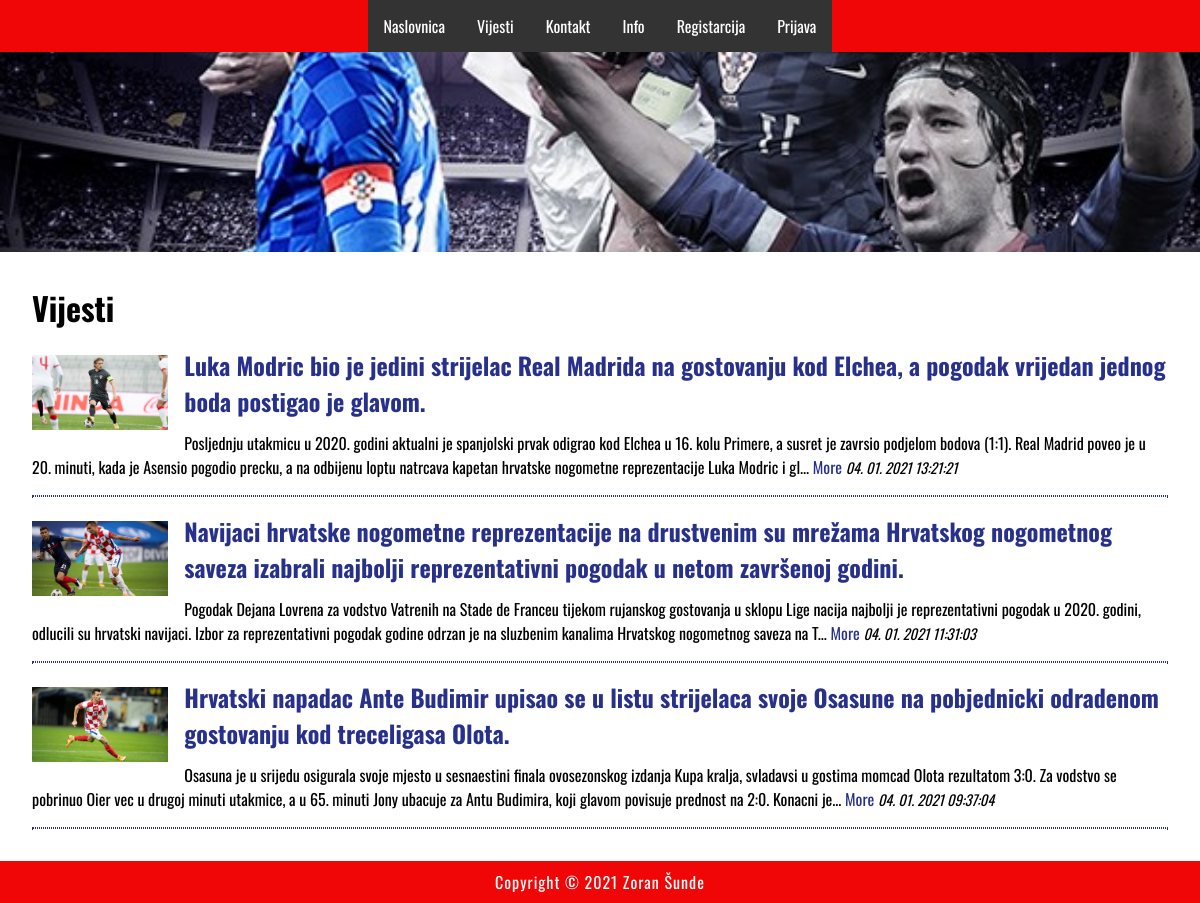
/index.php?menu=2, run on the app's committed database.
### tables this page shows
CREATE TABLE `news` (
  `id` int(11) NOT NULL,
  `date` timestamp NOT NULL DEFAULT CURRENT_TIMESTAMP ON UPDATE CURRENT_TIMESTAMP,
  `title` varchar(255) NOT NULL,
  `description` TEXT NOT NULL,
  `picture`  varchar(255) NOT NULL,
`archive` enum('Y','N') NOT NULL DEFAULT 'Y'
);

### functions.php (called while the page is built)
<?php
	function pickerDateToMysql($pickerDate){
		$date = DateTime::createFromFormat('Y-m-d H:i:s', $pickerDate);
		return $date->format('d. m. Y H:i:s');
	}
?>

### news.php (the view)
<?php
	if (isset($action) && $action != '') {
		$query  = "SELECT * FROM news";
		$query .= " WHERE id=" . $_GET['action'];
		$result = @mysqli_query($MySQL, $query);
		$row = @mysqli_fetch_array($result);
			print '
			<div class="news">
				<img src="news/' . $row['picture'] . '" alt="' . $row['title'] . '" title="' . $row['title'] . '">
				<h2>' . $row['title'] . '</h2>
				<p>'  . $row['description'] . '</p>
				<time datetime="' . $row['date'] . '">' . pickerDateToMysql($row['date']) . '</time>
				<hr>
			</div>';
	}
	else {
		print '<h1>Vijesti</h1>';
		$query  = "SELECT * FROM news";
		$query .= " WHERE archive='Y'";
		$query .= " ORDER BY date DESC";
		$result = @mysqli_query($MySQL, $query);
		while($row = @mysqli_fetch_array($result)) {
			print '
			<div class="news">
				<img src="news/' . $row['picture'] . '" alt="' . $row['title'] . '" title="' . $row['title'] . '">
				<h2>' . $row['title'] . '</h2>';
				if(strlen($row['description']) > 300) {
					echo substr(strip_tags($row['description']), 0, 300).'... <a href="index.php?menu=' . $menu . '&amp;action=' . $row['id'] . '">More</a>';
				} else {
					echo strip_tags($row['description']);
				}
				print '
				<time datetime="' . $row['date'] . '">' . pickerDateToMysql($row['date']) . '</time>
				<hr>
			</div>';
		}
	}
?>

### index.php (shortened to what this page needs)
<?php
	include ("dbconn.php");
    if(isset($_GET['menu'])) { $menu   = (int)$_GET['menu']; }
    include_once("functions.php");
print '
<!DOCTYPE html>
<html>
	<head>
		<link rel="stylesheet" href="style.css">
		<meta name="viewport" content="width=device-width; initial-scale=1.0; maximum-scale=1.0; user-scalable=0;">
        <meta http-equiv="content-type" content="text/html; charset=utf-8">
        <meta name="description" content="some description">
        <meta name="keywords" content="keyword 1, keyword 2, keyword 3, keyword 4, ...">
		<meta itemprop="name" content="Hello Example">
		<meta itemprop="description" content="Some description">
		<meta itemprop="image" content="Your URL">
		<meta property="og:title" content="Hello Example">
		<meta property="og:type" content="article">
		<meta property="og:url" content="Your URL">
		<meta property="og:image" content="Your URL">
		<meta property="og:description" content="Some description">
		<meta property="article:tag" content="keyword 1, keyword 2, keyword 3, keyword 4, ...">
		<meta name="twitter:title" content="Hello Example">
		<meta name="twitter:description" content="Some description">
        <meta name="author" content="alen@tvz.hr">
		<link rel="icon" href="favicon.ico" type="image/x-icon"/>
		<link rel="shortcut icon" href="favicon.ico" type="image/x-icon"/>
		<link href="https://fonts.googleapis.com/css?family=Oswald" rel="stylesheet">
		<title>Repka</title>
	</head>
<body>
	<header>
		<div class="topnav">
			<nav>';
			include("menu.php");
			print '</nav>
		</div>
		<div'; if ($menu > 1) { print ' class="hero-subimage"'; } else { print ' class="hero-image"'; }  print '></div>
	</header>
	<main>';
	if (!isset($menu) || $menu == 1) { include("home.php"); }
	else if ($menu == 2) { include("news.php"); }
	else if ($menu == 3) { include("contact.php"); }
	else if ($menu == 4) { include("about-us.php"); }
	else if ($menu == 5) { include("register.php"); }
	else if ($menu == 6) { include("signin.php"); }
	else if ($menu == 7) { include("admin.php"); }
	print '
	</main>
	<footer>
		<p>Copyright &copy; ' . date("Y") . ' Zoran Šunde</p>
	</footer>
</body>
</html>';
?>

### menu.php
<?php
	print '
	<ul>
		<li><a href="index.php?menu=1">Naslovnica</a></li>
		<li><a href="index.php?menu=2">Vijesti</a></li>
		<li><a href="index.php?menu=3">Kontakt</a></li>
		<li><a href="index.php?menu=4">Info</a></li>';
		if (!isset($_SESSION['user']['valid']) || $_SESSION['user']['valid'] == 'false') {
			print '
			<li><a href="index.php?menu=5">Registarcija</a></li>
			<li><a href="index.php?menu=6">Prijava</a></li>';
		}
		else if ($_SESSION['user']['valid'] == 'true') {
			print '
			<li><a href="index.php?menu=7">Admin</a></li>
			<li><a href="signout.php">Odjava</a></li>';
		}
		print '
	</ul>';
?>

### style.css (style rules this page uses)
body, html { font-family: 'Oswald', sans-serif; margin: 0; font-size: 16px; }
header { display: block; width: 100%; }
.hero-subimage { background-image: url("img/banner-nogomet.jpg"); background-position: center; background-repeat: no-repeat; background-size: cover; position: relative; height: 200px; }
nav { display: flex; justify-content: center; background-color:rgb(240, 6, 6); }
ul { list-style-type: none; margin: 0; padding: 0; overflow: hidden; background-color: #333; }
li { float: left; }
li a { display: block; color: white; text-align: center; padding: 14px 16px; text-decoration: none; }
h1,h2 { margin: 0.5em 0; font-size: 2em; }
h2 { font-size: 1.5em; color: #27318b; }
main { margin: 2em; }
main a { color: #27318b; text-decoration: none; }
p { margin: 1em 0; line-height: 1.4em; letter-spacing: 1px; }
.news img { width: 12%; float: left; padding: 0.5em 0; margin: 0 1em 0 0; }
.news h2 { margin: 0.5em 0; font-size: 1.5em; color: #27318b; }
.news hr { margin: 1em 0; border: 1px dotted #27318b; clear: both; }
.news time { font-size: 90%; font-style: italic; }
img { width: 100%; }
footer { background-color: rgb(240, 6, 6); padding: 0.1em; clear: both; }
footer p { color: white; text-align: center; margin: 0.5em; }

### data on the page
news: picture (picture), title "Luka Modric bio je jedini strijelac Real Madrida na gostovanju kod Elchea, a pogodak vrijedan jednog boda postigao je glavom.", description "Posljednju utakmicu u 2020. godini aktualni je spanjolski prvak odigrao kod Elchea u 16. kolu Primere, a susret je zavrsio podjelom bodova (1:1). Real Madrid poveo je u 20. minuti, kada je Asensio pogodio precku, a na odbijenu loptu natrcava kapetan hrvatske nogometne reprezentacije Luka Modric i gl", date "04. 01. 2021 13:21:21"
news: picture (picture), title "Navijaci hrvatske nogometne reprezentacije na drustvenim su mrežama Hrvatskog nogometnog saveza izabrali najbolji reprezentativni pogodak u netom završenoj godini.", description "Pogodak Dejana Lovrena za vodstvo Vatrenih na Stade de Franceu tijekom rujanskog gostovanja u sklopu Lige nacija najbolji je reprezentativni pogodak u 2020. godini, odlucili su hrvatski navijaci. Izbor za reprezentativni pogodak godine odrzan je na sluzbenim kanalima Hrvatskog nogometnog saveza na T", date "04. 01. 2021 11:31:03"
news: picture (picture), title "Hrvatski napadac Ante Budimir upisao se u listu strijelaca svoje Osasune na pobjednicki odradenom gostovanju kod treceligasa Olota.", description "Osasuna je u srijedu osigurala svoje mjesto u sesnaestini finala ovosezonskog izdanja Kupa kralja, svladavsi u gostima momcad Olota rezultatom 3:0. Za vodstvo se pobrinuo Oier vec u drugoj minuti utakmice, a u 65. minuti Jony ubacuje za Antu Budimira, koji glavom povisuje prednost na 2:0. Konacni je", date "04. 01. 2021 09:37:04"
